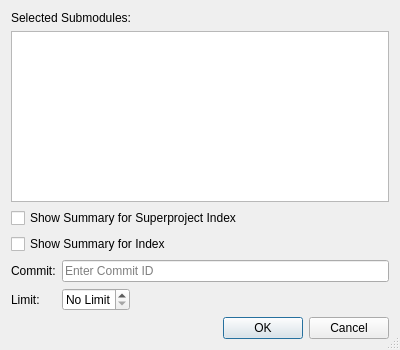
<?xml version="1.0" encoding="UTF-8"?>
<ui version="4.0">
 <class>GitSubmodulesSummaryOptionsDialog</class>
 <widget class="QDialog" name="GitSubmodulesSummaryOptionsDialog">
  <property name="geometry">
   <rect>
    <x>0</x>
    <y>0</y>
    <width>400</width>
    <height>350</height>
   </rect>
  </property>
  <property name="windowTitle">
   <string>Submodule Summary Options</string>
  </property>
  <property name="sizeGripEnabled">
   <bool>true</bool>
  </property>
  <layout class="QGridLayout" name="gridLayout">
   <item row="0" column="0" colspan="3">
    <widget class="QLabel" name="label">
     <property name="text">
      <string>Selected Submodules:</string>
     </property>
    </widget>
   </item>
   <item row="1" column="0" colspan="3">
    <widget class="QListWidget" name="submodulesList">
     <property name="toolTip">
      <string>Select the submodules to show the summary for</string>
     </property>
     <property name="alternatingRowColors">
      <bool>true</bool>
     </property>
     <property name="selectionMode">
      <enum>QAbstractItemView::ExtendedSelection</enum>
     </property>
    </widget>
   </item>
   <item row="2" column="0" colspan="3">
    <widget class="QCheckBox" name="filesCheckBox">
     <property name="toolTip">
      <string>Select to show summary information for the index of the superproject</string>
     </property>
     <property name="text">
      <string>Show Summary for Superproject Index</string>
     </property>
    </widget>
   </item>
   <item row="3" column="0" colspan="3">
    <widget class="QCheckBox" name="indexCheckBox">
     <property name="toolTip">
      <string>Select to show summary information for the index</string>
     </property>
     <property name="text">
      <string>Show Summary for Index</string>
     </property>
    </widget>
   </item>
   <item row="4" column="0">
    <widget class="QLabel" name="label_2">
     <property name="text">
      <string>Commit:</string>
     </property>
    </widget>
   </item>
   <item row="4" column="1" colspan="2">
    <widget class="QLineEdit" name="commitEdit">
     <property name="toolTip">
      <string>Enter a commit ID to show summary information for</string>
     </property>
     <property name="placeholderText">
      <string>Enter Commit ID</string>
     </property>
    </widget>
   </item>
   <item row="5" column="0">
    <widget class="QLabel" name="label_3">
     <property name="text">
      <string>Limit:</string>
     </property>
    </widget>
   </item>
   <item row="5" column="1">
    <widget class="QSpinBox" name="limitSpinBox">
     <property name="toolTip">
      <string>Enter the maximum number of entries to be shown per submodule</string>
     </property>
     <property name="alignment">
      <set>Qt::AlignRight|Qt::AlignTrailing|Qt::AlignVCenter</set>
     </property>
     <property name="specialValueText">
      <string>No Limit</string>
     </property>
     <property name="maximum">
      <number>9999</number>
     </property>
     <property name="singleStep">
      <number>5</number>
     </property>
    </widget>
   </item>
   <item row="5" column="2">
    <spacer name="horizontalSpacer">
     <property name="orientation">
      <enum>Qt::Horizontal</enum>
     </property>
     <property name="sizeHint" stdset="0">
      <size>
       <width>269</width>
       <height>20</height>
      </size>
     </property>
    </spacer>
   </item>
   <item row="6" column="0" colspan="3">
    <widget class="QDialogButtonBox" name="buttonBox">
     <property name="orientation">
      <enum>Qt::Horizontal</enum>
     </property>
     <property name="standardButtons">
      <set>QDialogButtonBox::Cancel|QDialogButtonBox::Ok</set>
     </property>
    </widget>
   </item>
  </layout>
 </widget>
 <tabstops>
  <tabstop>submodulesList</tabstop>
  <tabstop>filesCheckBox</tabstop>
  <tabstop>indexCheckBox</tabstop>
  <tabstop>commitEdit</tabstop>
  <tabstop>limitSpinBox</tabstop>
 </tabstops>
 <resources/>
 <connections>
  <connection>
   <sender>buttonBox</sender>
   <signal>accepted()</signal>
   <receiver>GitSubmodulesSummaryOptionsDialog</receiver>
   <slot>accept()</slot>
   <hints>
    <hint type="sourcelabel">
     <x>227</x>
     <y>332</y>
    </hint>
    <hint type="destinationlabel">
     <x>157</x>
     <y>274</y>
    </hint>
   </hints>
  </connection>
  <connection>
   <sender>buttonBox</sender>
   <signal>rejected()</signal>
   <receiver>GitSubmodulesSummaryOptionsDialog</receiver>
   <slot>reject()</slot>
   <hints>
    <hint type="sourcelabel">
     <x>295</x>
     <y>338</y>
    </hint>
    <hint type="destinationlabel">
     <x>286</x>
     <y>274</y>
    </hint>
   </hints>
  </connection>
  <connection>
   <sender>filesCheckBox</sender>
   <signal>toggled(bool)</signal>
   <receiver>indexCheckBox</receiver>
   <slot>setDisabled(bool)</slot>
   <hints>
    <hint type="sourcelabel">
     <x>59</x>
     <y>226</y>
    </hint>
    <hint type="destinationlabel">
     <x>62</x>
     <y>249</y>
    </hint>
   </hints>
  </connection>
  <connection>
   <sender>filesCheckBox</sender>
   <signal>toggled(bool)</signal>
   <receiver>commitEdit</receiver>
   <slot>setDisabled(bool)</slot>
   <hints>
    <hint type="sourcelabel">
     <x>86</x>
     <y>226</y>
    </hint>
    <hint type="destinationlabel">
     <x>86</x>
     <y>271</y>
    </hint>
   </hints>
  </connection>
 </connections>
</ui>
